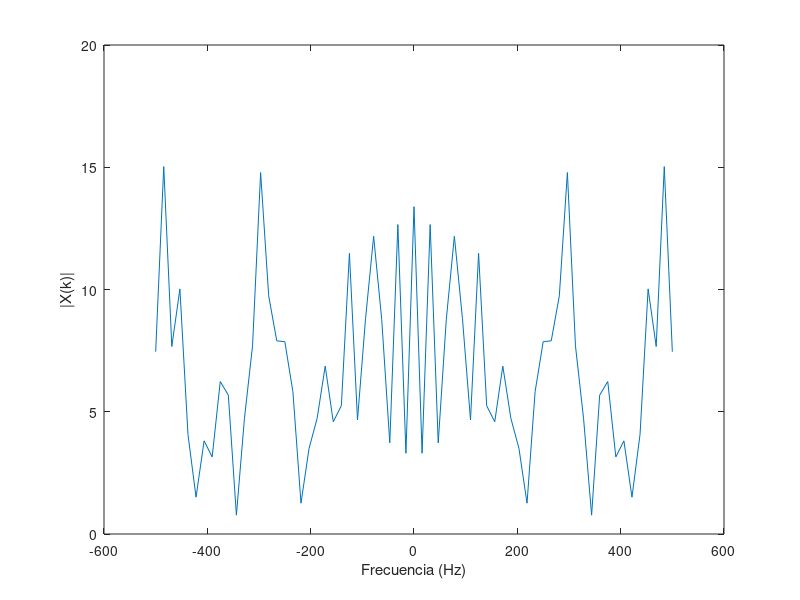

MATLAB code to generate this figure: (Note: this script raises an error after producing the figure.)
%%%%%%%%%%%%%%%%%%%%%%%%%%%%%%%%%%%%%%%%%%%%%%%%%%%%%%%%%%%%
%%%%%%%%%%%%%%  PARTE 1: Convolución Circular %%%%%%%%%%%%%%
%%%%%%%%%%%%%%%%%%%%%%%%%%%%%%%%%%%%%%%%%%%%%%%%%%%%%%%%%%%%


% PREGUNTA 1

% Parámetros
N = 65;        % Longitud de x[n], puede ajustarse
Ts = 1e-3;     % Periodo de muestreo

% Generar señal aleatoria x[n]
x = randn(N, 1);

% Calcular su espectro X(k)
X = fftshift(fft(x));

% Vector de frecuencia para graficar
Fs = 1/Ts;
f = linspace(-Fs/2, Fs/2, N);

% Graficar el espectro de x[n]
figure;
plot(f, abs(X));
xlabel("Frecuencia (Hz)");
ylabel("|X(k)|");
xline(0)
title("Espectro de x[n]");


% PREGUNTA 2

% Respuesta al impulso del canal h[n]
h = [-0.1, 0.3, -0.5, 0.7, -0.9, 0.7, -0.5, 0.3, -0.1]';

% Llenar con ceros h[n] hasta longitud N
h_padded = [h; zeros(N - length(h), 1)];

% Calcular su espectro H(k)
H = fftshift(fft(h_padded));

% Graficar el espectro de h[n]
figure;
plot(f, abs(H));
xlabel("Frecuencia (Hz)");
ylabel("|H(k)|");
title("Espectro de h[n]");


% PREGUNTA 3

% Convolución lineal
y = conv(x, h);

% Calcular su FFT de N puntos
Y = fftshift(fft(y, N));

% Graficar el espectro de y[n]
figure;
plot(f, abs(Y));
xlabel("Frecuencia (Hz)");
ylabel("|Y(k)|");
title("Espectro de y[n] (Convolución Lineal)");

% Convolución circular
yc = cconv(x, h, N);  % Convolución circular de N puntos

% Calcular su espectro Yc(k)
Yc = fftshift(fft(yc));

% Graficar el espectro de yc[n]
figure;
plot(f, abs(Yc));
xlabel("Frecuencia (Hz)");
ylabel("|Y_c(k)|");
title("Espectro de y_c[n] (Convolución Circular)");

% Calcular el producto X(k) * H(k)
XH = X .* H;

% Comparación entre X(k)*H(k) y Y(k)
figure;
subplot(2,1,1);
plot(f, abs(XH), f, abs(Y));
xlabel("Frecuencia (Hz)");
ylabel("Magnitud");
title("Comparación de X(k)*H(k) y Y(k)");
legend("|X(k)*H(k)|", "|Y(k)|");

% Comparación entre X(k)*H(k) y Yc(k)
subplot(2,1,2);
plot(f, abs(XH), f, abs(Yc));
xlabel("Frecuencia (Hz)");
ylabel("Magnitud");
title("Comparación de X(k)*H(k) y Y_c(k)");
legend("|X(k)*H(k)|", "|Y_c(k)|");

% Longitud del prefijo cíclico (debe ser >= longitud de h[n]-1)
L = length(h) - 1;

% Construir prefijo cíclico a partir de las últimas L muestras de x[n]
cyclic_prefix = x(end-L+1:end);

% Extender x[n] con prefijo cíclico
x_ext = [cyclic_prefix; x];

% Longitud óptima del prefijo cíclico es L = length(h) - 1 = 10
fprintf("Longitud elegida del prefijo cíclico: %d\n", L);

% Convolución lineal con la señal extendida
y_ext = conv(x_ext, h);

% Eliminar las primeras L muestras para extraer el resultado de la convolución circular
yc_extracted = y_ext(L+1:L+N);

% Verificar que yc extraído coincide con la convolución circular yc
difference = max(abs(yc - yc_extracted));
fprintf("Diferencia máxima entre yc y yc extraído: %e\n", difference);

%%%%%%%%%%%%%%%%%%%%%%%%%%%%%%%%%%%%%%%%%%%%%%%%%%%%%%%%%%%%
%%%%%%%%%%%%%%%%%%  PARTE 2: Ecualización %%%%%%%%%%%%%%%%%%
%%%%%%%%%%%%%%%%%%%%%%%%%%%%%%%%%%%%%%%%%%%%%%%%%%%%%%%%%%%%

% Parámetros de OFDM
NFFT = 128;           % Tamaño de FFT
Ncp = 16;             % Longitud del prefijo cíclico (varía según el caso)
Nofdm = 100;          % Número de símbolos OFDM
Nsub = 10;            % Número de subportadoras de datos
modOrder = 4;         % Modulación QPSK (número M-ario)

% Respuesta al impulso del canal h[n]
h = [0, -0.1, 0.3, -0.5, 0.7, -0.9, 0.7, -0.5, 0.3, -0.1, 0]';


% Respuesta de frecuencia ideal del canal
H = fft(h, NFFT);

% Generar bits aleatorios
numBits = Nsub * Nofdm * log2(modOrder);
bits = randi([0 1], numBits, 1);

%%%%%%%%%%%%%%%%%%%%%%%%%%%%%%%%%%%%%%%%%%%%%%%%%%%%%%%%%%%%
%%%%%%%%%%%%  PARTE A: Intervalo de guarda con 0 %%%%%%%%%%%%%%%%%%
%%%%%%%%%%%%%%%%%%%%%%%%%%%%%%%%%%%%%%%%%%%%%%%%%%%%%%%%%%%%

% Actualizar Ncp para este caso
Ncp = 16;

% Modulación QPSK
symbols = moduladorQPSK(bits);

% Remodelar símbolos en subportadoras x símbolos OFDM
symbols_matrix = reshape(symbols, Nsub, Nofdm);

% Inicializar la matriz de símbolos OFDM
X = zeros(NFFT, Nofdm);

% Mapear símbolos a subportadoras
X(2:Nsub+1, :) = symbols_matrix;

% Modulación OFDM (IFFT)
ofdm_symbols = ifft(X, NFFT);

% Agregar intervalo de guarda lleno de ceros
ofdm_with_guard = [zeros(Ncp, Nofdm); ofdm_symbols];

% Serializar los símbolos OFDM
s = ofdm_with_guard(:);

% Transmitir a través del canal
s_rx = conv(s, h);
s_rx = s_rx(1:length(s));

% Remodelar la señal recibida
s_rx_matrix = reshape(s_rx, NFFT + Ncp, Nofdm);

% Eliminar el intervalo de guarda
received_symbols = s_rx_matrix(Ncp+1:end, :);

% Demodulación OFDM (FFT)
Y = fft(received_symbols, NFFT);

size(Y)
size(repmat(H.', 1, Nofdm))

% Ecualización en el dominio de frecuencia
Y_eq = Y ./ repmat(H, 1, Nofdm);

% Extraer las subportadoras de datos
received_data = Y_eq(2:Nsub+1, :);
received_data = received_data(:);

% Demodulación QPSK
received_bits = demoduladorQPSK(received_data);

% Calcular BER
num_errors = sum(bits ~= received_bits);
bit_error_rate = num_errors / numBits;
fprintf("Caso a) BER con intervalo de guarda en cero: %f\n", bit_error_rate);

% Diagrama de constelación
figure;
subplot(1,2,1);
plot(real(symbols), imag(symbols), "o");
title("Constelación Transmitida");
xlabel("En Fase");
ylabel("En Cuadratura");
axis square;

subplot(1,2,2);
plot(real(received_data), imag(received_data), "o");
title("Constelación Recibida (Caso a)");
xlabel("En Fase");
ylabel("En Cuadratura");
axis square;

%%%%%%%%%%%%%%%%%%%%%%%%%%%%%%%%%%%%%%%%%%%%%%%%%%%%%%%%%%%%
%%%%%%%%%%%%  PARTE B: Intervalo de guarda con 0 %%%%%%%%%%%%%%%%%%
%%%%%%%%%%%%%%%%%%%%%%%%%%%%%%%%%%%%%%%%%%%%%%%%%%%%%%%%%%%%

% Actualizar Ncp para el Caso b)
Ncp = 4;  % Longitud del prefijo cíclico menor al canal

% Modulación QPSK
symbols_b = moduladorQPSK(bits);

% Remodelar símbolos en subportadoras x símbolos OFDM
symbols_matrix_b = reshape(symbols_b, Nsub, Nofdm);

% Inicializar la matriz de símbolos OFDM
X_b = zeros(NFFT, Nofdm);

% Mapear símbolos a subportadoras
X_b(2:Nsub+1, :) = symbols_matrix_b;

% Modulación OFDM (IFFT)
ofdm_symbols_b = ifft(X_b, NFFT);

% Agregar prefijo cíclico (copia de las últimas Ncp muestras)
cyclic_prefix_b = ofdm_symbols_b(end-Ncp+1:end, :);
ofdm_with_cp_b = [cyclic_prefix_b; ofdm_symbols_b];

% Serializar los símbolos OFDM
s_b = ofdm_with_cp_b(:);

% Transmitir a través del canal
s_rx_b = conv(s_b, h);
s_rx_b = s_rx_b(1:length(s_b));

% Remodelar la señal recibida
s_rx_matrix_b = reshape(s_rx_b, NFFT + Ncp, Nofdm);

% Eliminar el prefijo cíclico
received_symbols_b = s_rx_matrix_b(Ncp+1:end, :);

% Demodulación OFDM (FFT)
Y_b = fft(received_symbols_b, NFFT);

% Ecualización en el dominio de frecuencia
Y_eq_b = Y_b ./ repmat(H, 1, Nofdm);

% Extraer las subportadoras de datos
received_data_b = Y_eq_b(2:Nsub+1, :);
received_data_b = received_data_b(:);

% Demodulación QPSK
received_bits_b = demoduladorQPSK(received_data_b);

% Calcular BER
num_errors_b = sum(bits ~= received_bits_b);
bit_error_rate_b = num_errors_b / numBits;
fprintf("Caso b) BER con prefijo cíclico corto: %f\n", bit_error_rate_b);

% Diagrama de constelación
figure;
subplot(1,2,1);
plot(real(symbols_b), imag(symbols_b), "o");
title("Constelación Transmitida");
xlabel("En Fase");
ylabel("En Cuadratura");
axis square;

subplot(1,2,2);
plot(real(received_data_b), imag(received_data_b), "o");
title("Constelación Recibida (Caso b)");
xlabel("En Fase");
ylabel("En Cuadratura");
axis square;

%%%%%%%%%%%%%%%%%%%%%%%%%%%%%%%%%%%%%%%%%%%%%%%%%%%%%%%%%%%%
%%%%%%%%%%%%  PARTE C:  %%%%%%%%%%%%%%%%%%
%%%%%%%%%%%%%%%%%%%%%%%%%%%%%%%%%%%%%%%%%%%%%%%%%%%%%%%%%%%%

% Actualizar Ncp para el Caso c)
Ncp = 16;  % Longitud del prefijo cíclico igual o mayor al canal

% Modulación QPSK
symbols_c = moduladorQPSK(bits);

% Remodelar símbolos en subportadoras x símbolos OFDM
symbols_matrix_c = reshape(symbols_c, Nsub, Nofdm);

% Inicializar la matriz de símbolos OFDM
X_c = zeros(NFFT, Nofdm);

% Mapear símbolos a subportadoras
X_c(2:Nsub+1, :) = symbols_matrix_c;

% Modulación OFDM (IFFT)
ofdm_symbols_c = ifft(X_c, NFFT);

% Agregar prefijo cíclico (copia de las últimas Ncp muestras)
cyclic_prefix_c = ofdm_symbols_c(end-Ncp+1:end, :);
ofdm_with_cp_c = [cyclic_prefix_c; ofdm_symbols_c];

% Serializar los símbolos OFDM
s_c = ofdm_with_cp_c(:);

% Transmitir a través del canal
s_rx_c = conv(s_c, h);
s_rx_c = s_rx_c(1:length(s_c));

% Remodelar la señal recibida
s_rx_matrix_c = reshape(s_rx_c, NFFT + Ncp, Nofdm);

% Eliminar el prefijo cíclico
received_symbols_c = s_rx_matrix_c(Ncp+1:end, :);

% Demodulación OFDM (FFT)
Y_c = fft(received_symbols_c, NFFT);

% Ecualización en el dominio de frecuencia
Y_eq_c = Y_c ./ repmat(H, 1, Nofdm);

% Extraer las subportadoras de datos
received_data_c = Y_eq_c(2:Nsub+1, :);
received_data_c = received_data_c(:);

% Demodulación QPSK
received_bits_c = demoduladorQPSK(received_data_c);

% Calcular BER
num_errors_c = sum(bits ~= received_bits_c);
bit_error_rate_c = num_errors_c / numBits;
fprintf("Caso c) BER con prefijo cíclico suficiente: %f\n", bit_error_rate_c);

% Diagrama de constelación
figure;
subplot(1,2,1);
plot(real(symbols_c), imag(symbols_c), "o");
title("Constelación Transmitida");
xlabel("En Fase");
ylabel("En Cuadratura");
axis square;

subplot(1,2,2);
plot(real(received_data_c), imag(received_data_c), "o");
title("Constelación Recibida (Caso c)");
xlabel("En Fase");
ylabel("En Cuadratura");
axis square;